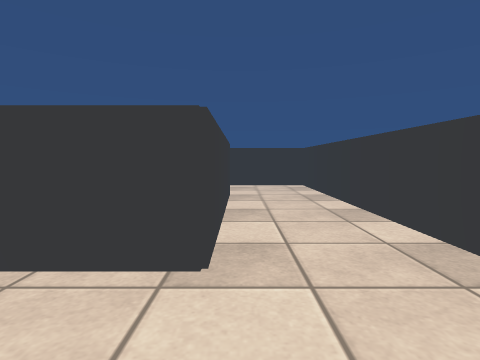
view 1 (above)

18 first-person views from a walk through a Unity game level. The camera is 0.68 m above the floor, tilts 4° down and sees 80° across. Doors are open. The floor is counted in squares, 0.5 m on a side. Each view is taken from the middle of a square. On the plan, view 1 faces up. The plan holds only what a view shows up to about 13 squares ahead; the rest is blank. The player character is not drawn. Surface patterns are stand-ins for the level's own textures.

view 2
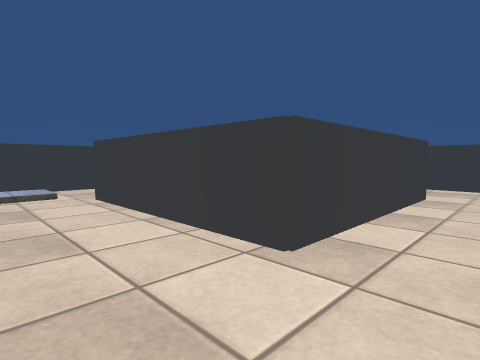

view 3
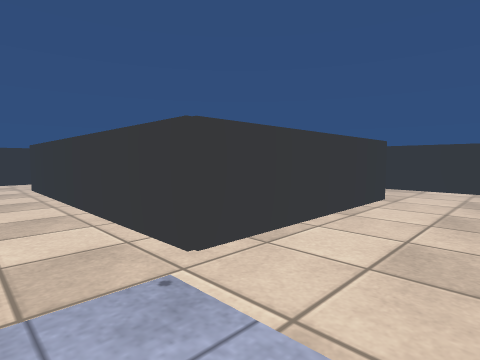

view 4
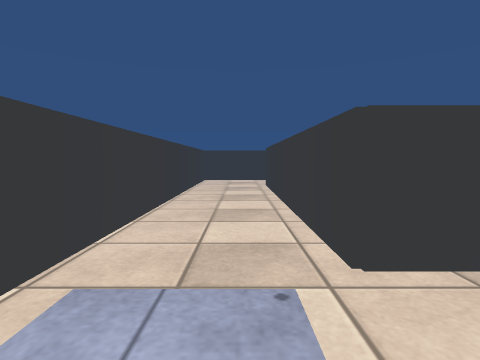

view 5
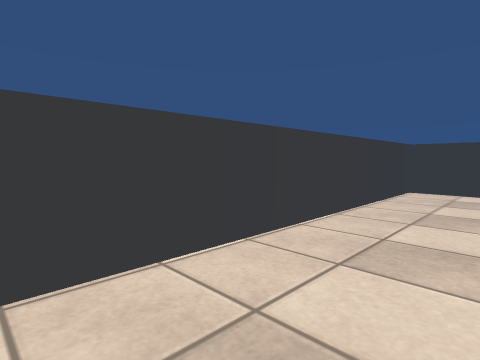

view 6
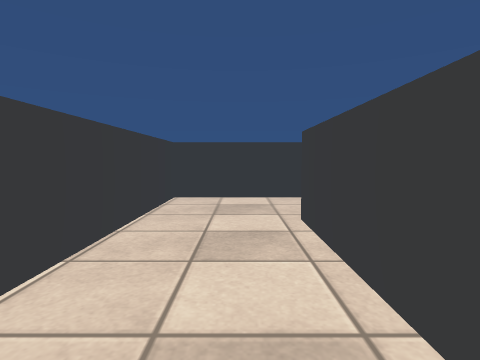

view 7
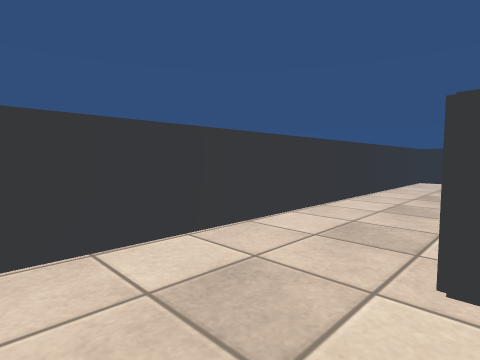

view 8
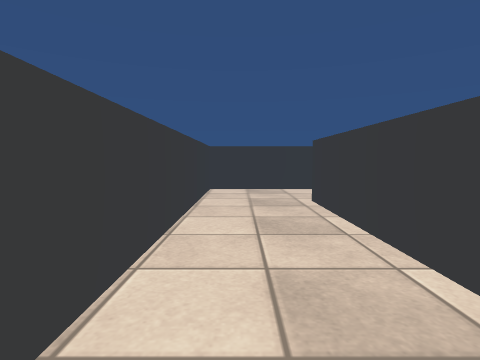

view 9
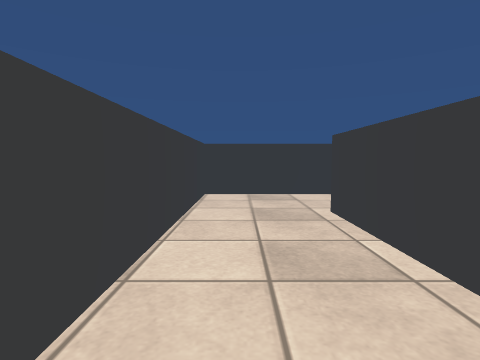

view 10
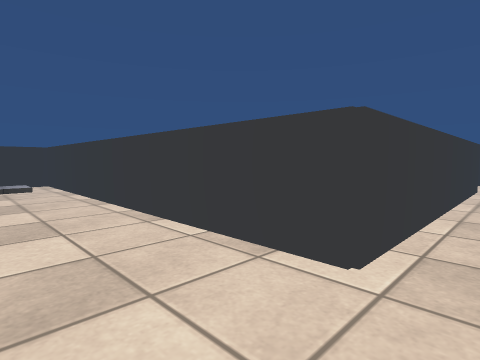

view 11
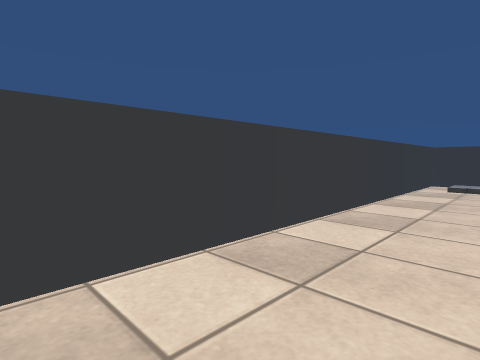

view 12
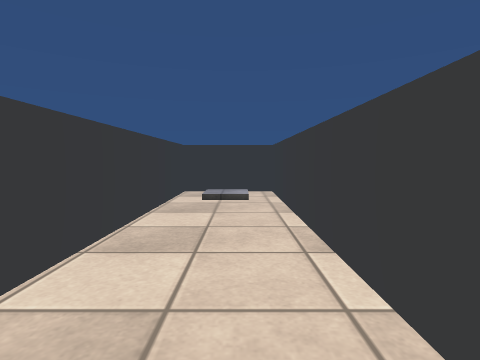

view 13
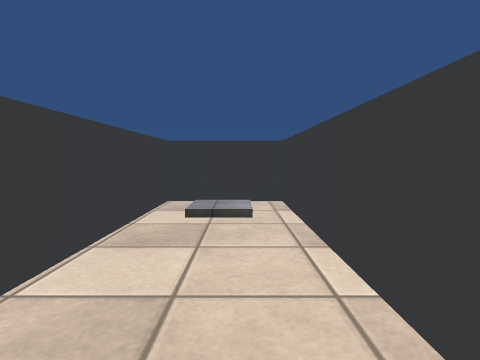

view 14
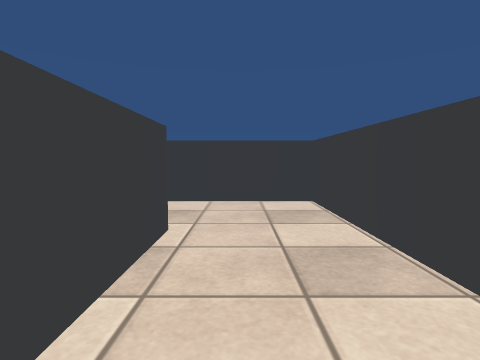

view 15
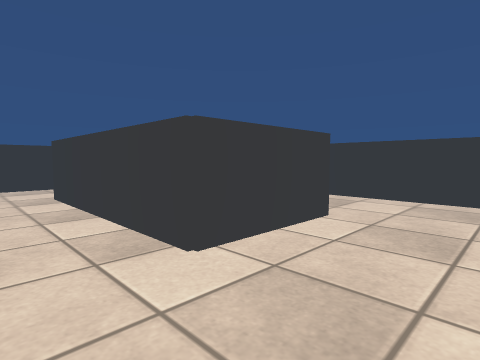

view 16
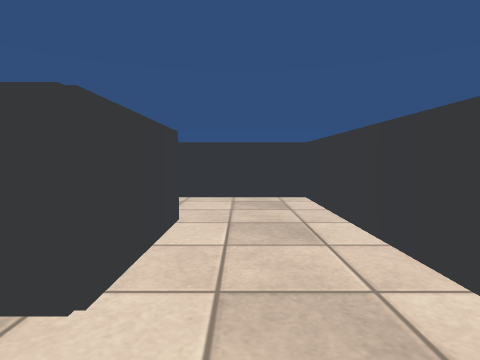

view 17
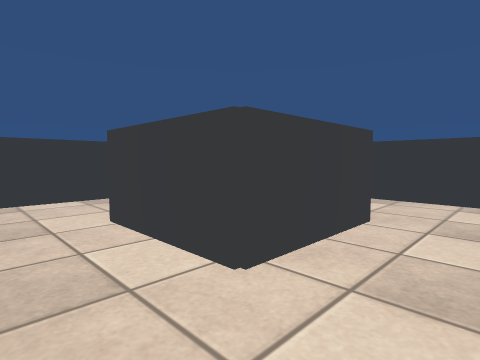

view 18
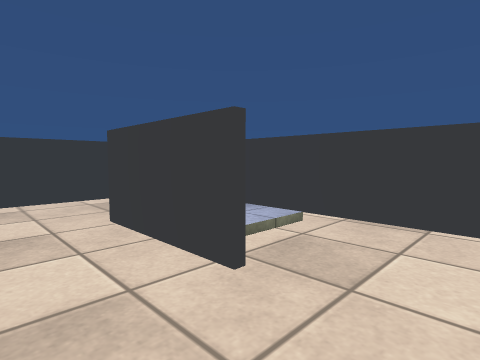

### Floor plan
Points are (right, up) in squares from view 1. A wall is a line through its corners. A room is listed if a view was taken in it or the views show most of it. See-through windows are left out.
Room 1 (views 1, 2, 3, 4, 5, 6, 7, 8, 9, 10, 11)
walls: (-0.4, 3.4) (-8.6, 3.4) (-8.6, 15.6) (3.6, 15.6); (-1.1, -0.4) (0.8, -0.4); (3.4, 1.2) (3.4, 3.4); (7.4, 15.4) (7.4, 19.4) (-12.4, 19.4) (-12.4, 1.2)
ways out: open door at (5.5, 15.5) to room 2; open door at (3.5, 3.5) to room 5
Room 2 (views 12, 13, 14)
walls: (3.6, 15.6) (3.6, 3.6); (7.4, 3.6) (7.4, 15.4)
ways out: open door at (5.5, 15.5) to room 1
Room 3 (views 15, 16, 17, 18)
walls: (0.8, 15.4) (-8.4, 15.4) (-8.4, 9.5); (-4.6, 7.4) (-4.6, 11.6) (-0.4, 11.6) (-0.4, 3.4); (-6.1, 3.6) (-3.1, 3.6); (3.4, 3.4) (3.4, 13.1)
ways out: opening at (-4, 6) to room 4
Room 4 (no view inside)
walls: (-0.6, 5.5) (-0.6, 11.1)
ways out: opening at (-4, 6) to room 3
Room 5 (no view inside)
walls: (3.6, 3.6) (3.6, -0.4) (7.4, -0.4) (7.4, 3.6)
ways out: open door at (3.5, 3.5) to room 1

Positions as (right, up) in squares from view 1, and headings:
1: (0, 0), facing up
2: (2, 0), facing up-left
3: (-11, 0), facing up-right
4: (-10, 0), facing up
5: (-9, 6), facing up-left
6: (-10, 9), facing up
7: (-12, 15), facing up-right
8: (-6, 18), facing right
9: (-4, 18), facing right
10: (7, 17), facing down-left
11: (4, 17), facing down-right
12: (5, 12), facing down
13: (5, 9), facing down
14: (5, 10), facing up
15: (2, 15), facing down-left
16: (2, 13), facing left
17: (-7, 14), facing down-right
18: (-7, 5), facing up-right
